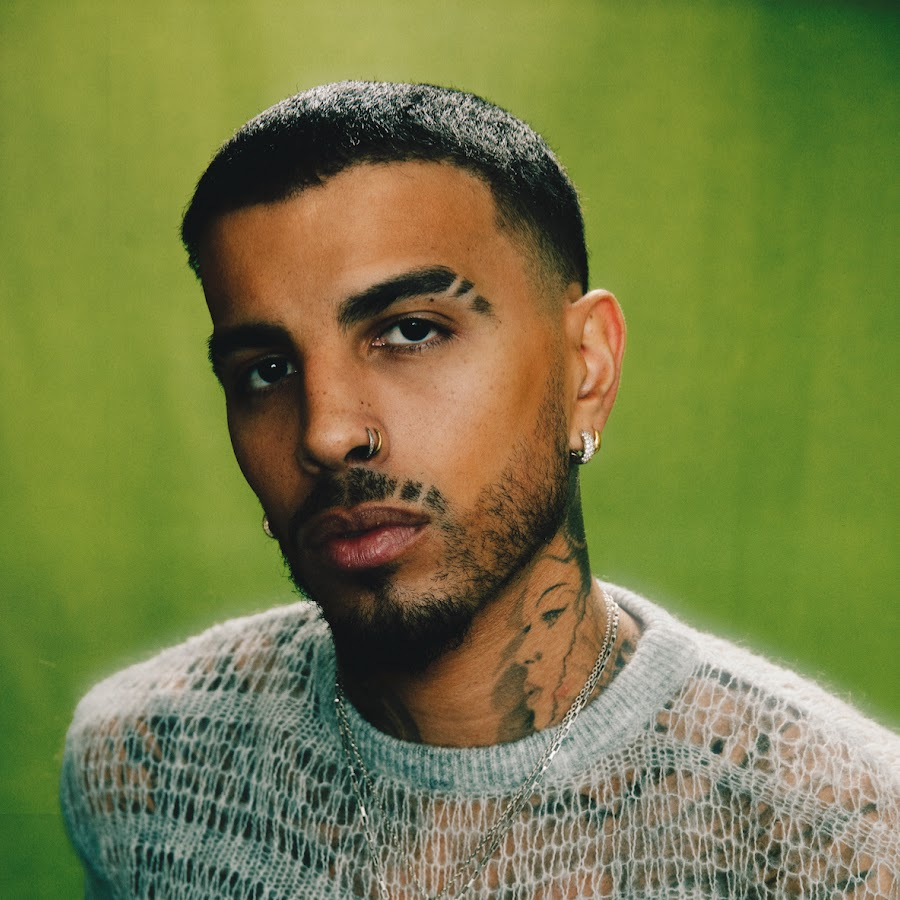
%> input picture Objetos/rauw.jpg, 900 x 900 px
$ octave T3.m   (GNU Octave 9; MATLAB toolbox functions it lacks are replaced by stand-ins)
%> lines starting %> are read from the running program, lines starting %| are printed output that depends on the picture
clear , clc, close all

c=rgb2gray(imread('rauw.jpg'));
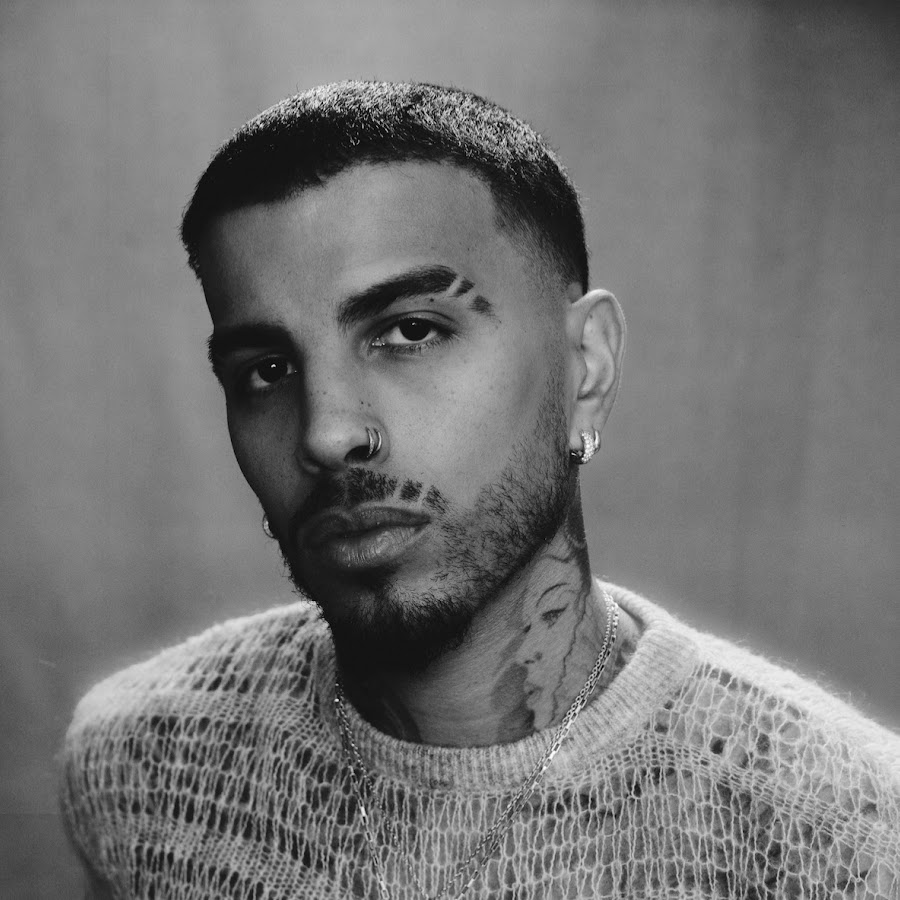
%> c: size 900x900 uint8; min 0, max 253, mean 116
figure, subplot(2,2,1)
imshow(c)
title('Imagen original')

[m, n] = size(c);
%> m = 900; n = 900
im = zeros(m, n);

for i=1:m
    for j=1:n
        r=c(i,j);
        s=255-r;
        im(i,j)=s;
    end
end
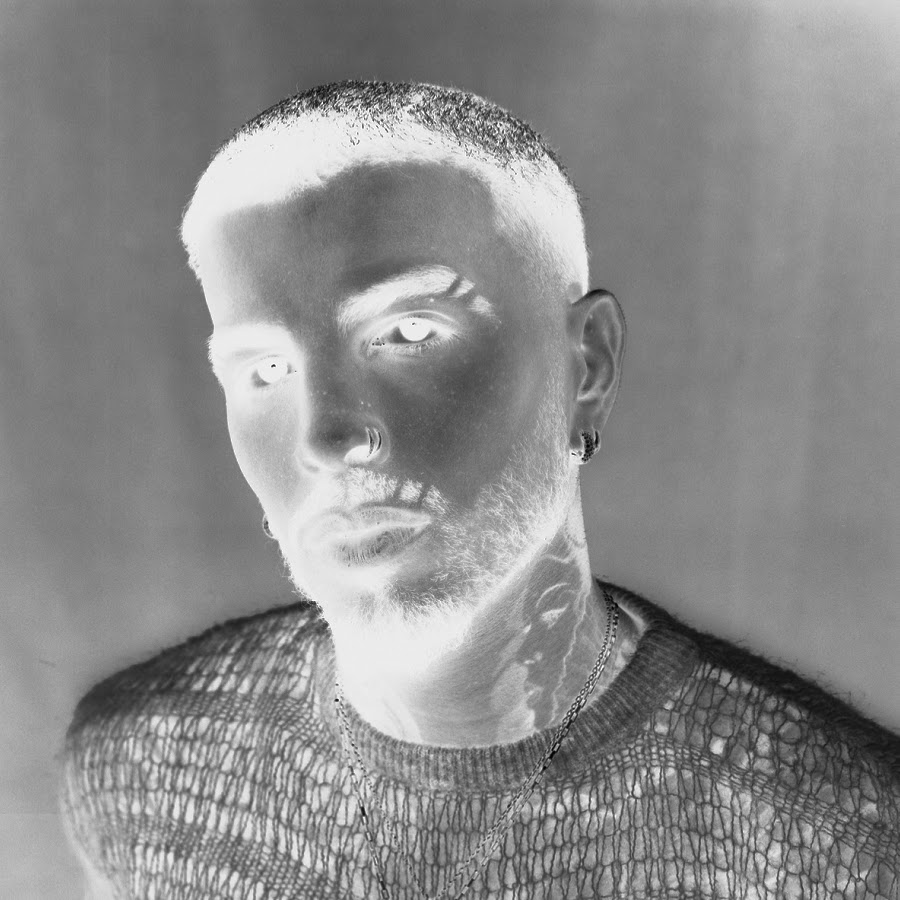
%> im: size 900x900 double; min 2, max 255, mean 139

subplot(2,2,2)
imshow(im/255)
title('Imagen negativo')

x = 1:255;
subplot(2,2,3.5), plot(x,255-x,'LineWidth',3)
ylim([0 260])
xlim([0 260])
grid on
grid minor
xlabel("r")
ylabel("s")
legend('T(r)=s')
title('Gráfica de Transformación T(r)')
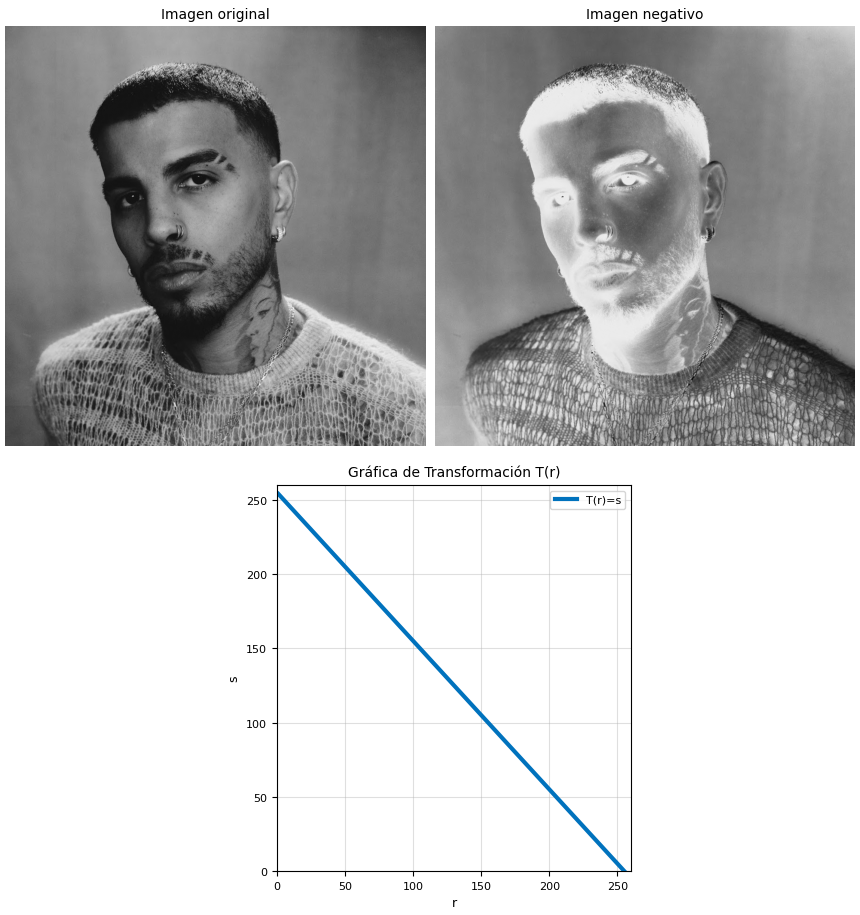
%> figure redrawn from the program's plot data, 3 panels

$ run again, with Objetos/esferascolores.JPG copied over Objetos/rauw.jpg
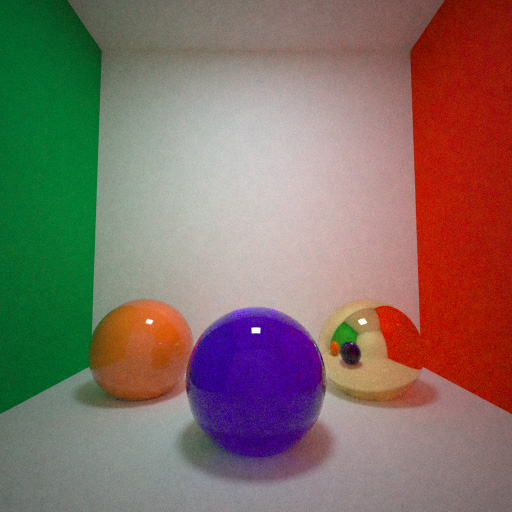
%> input picture Objetos/esferascolores.JPG, 512 x 512 px
%> after the loop `for i=1:m`:
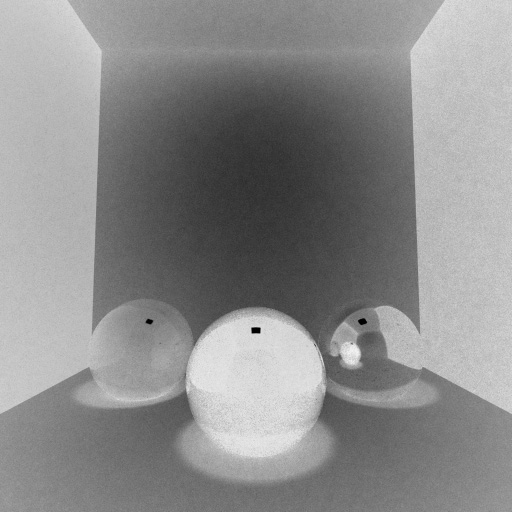
%> im: size 512x512 double; min 0, max 244, mean 139.6
%> `title('Gráfica de Transformación T(r)')`:
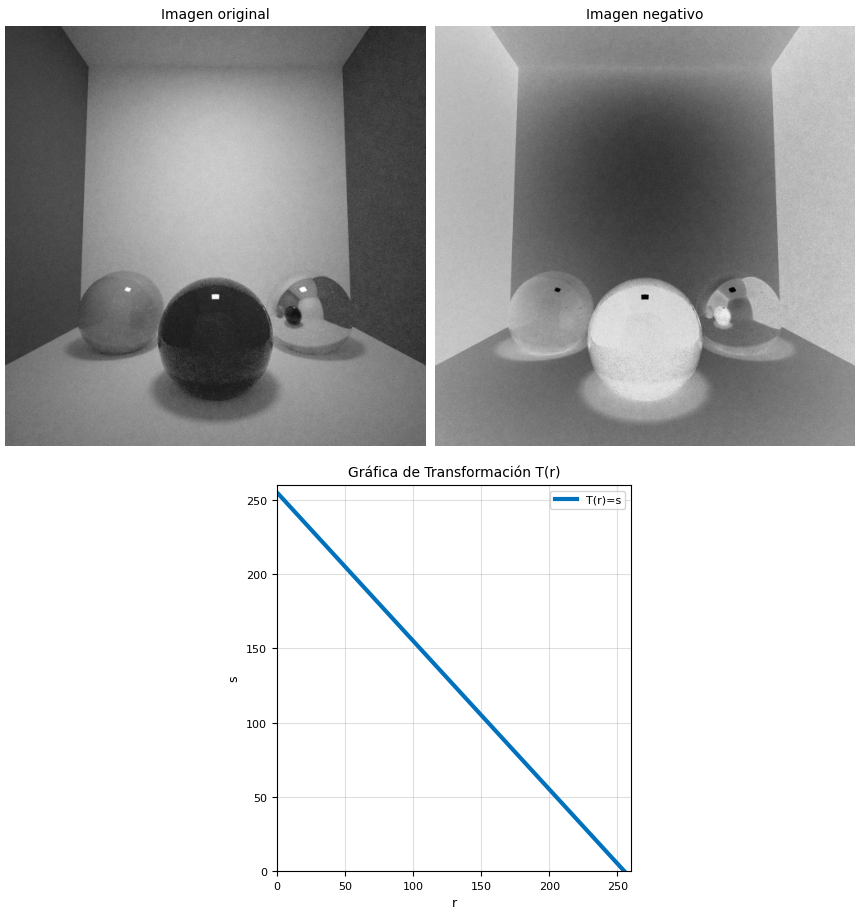
%> figure redrawn from the program's plot data, 3 panels

$ run again, with Objetos/gradual.jpg copied over Objetos/rauw.jpg
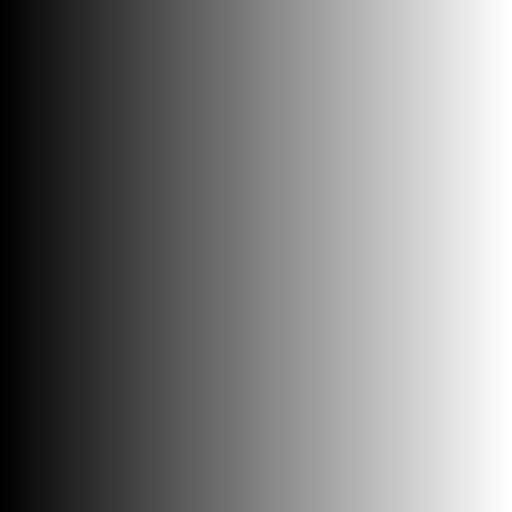
%> input picture Objetos/gradual.jpg, 1024 x 1024 px (shown at 1/2 size)
%> c is the input picture: size 1024x1024 uint8; min 0, max 255, mean 127.5
%> after the loop `for i=1:m`:
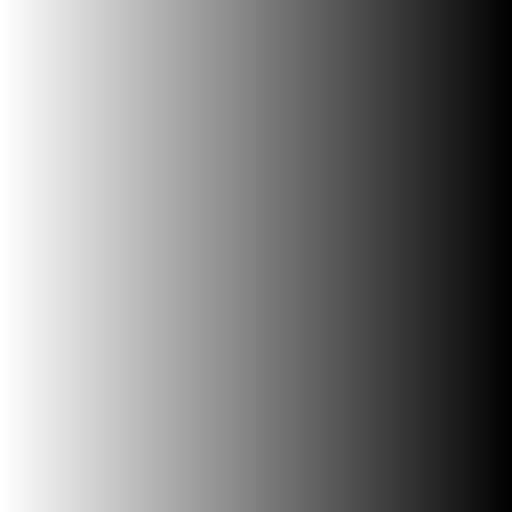
%> im: size 1024x1024 double (shown at 1/2 size); min 0, max 255, mean 127.5; mean of the top-left, top-right, bottom-left and bottom-right quarters 192, 63, 192, 63
%> `title('Gráfica de Transformación T(r)')`:
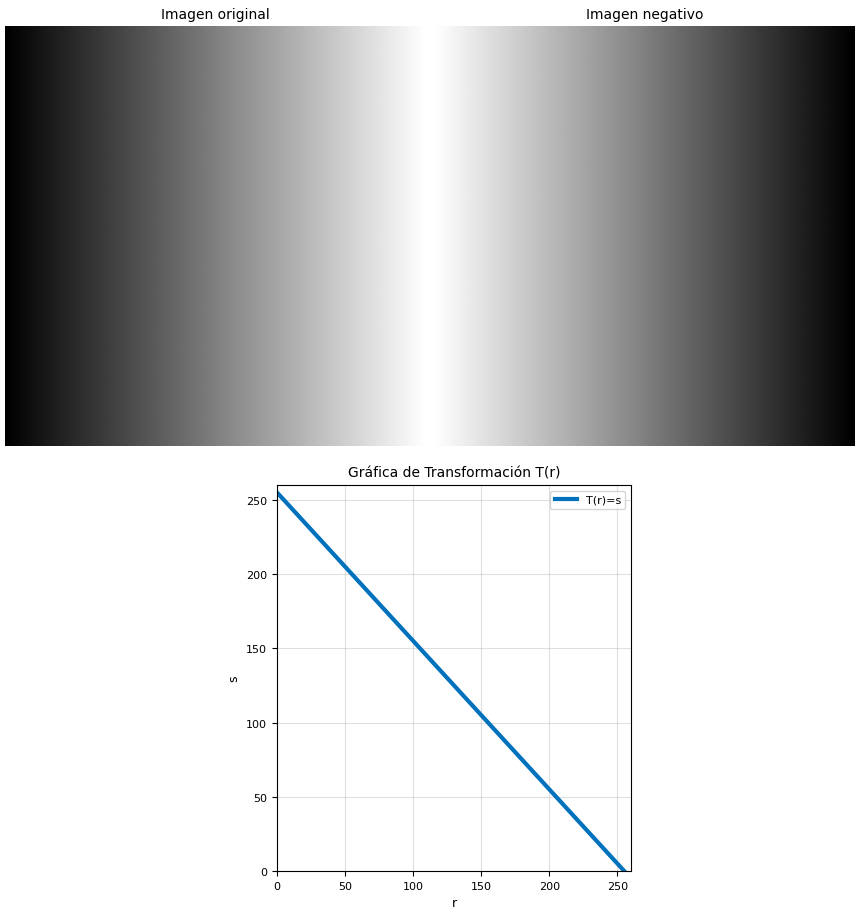
%> figure redrawn from the program's plot data, 3 panels
